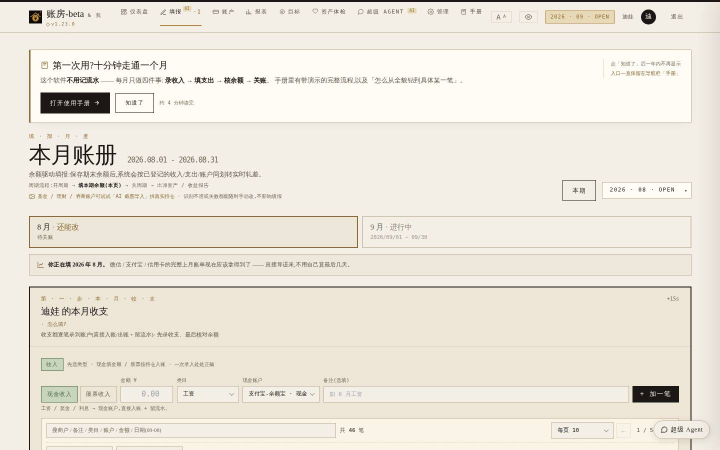
#> input picture scripts/e2e/shots/20-period-rhythm-3.jpg, 1440 x 900 px, given in place of 20-period-rhythm-3.raw.jpg, which was not available (shown at 1/2 size)
$ python frame-shots.py e2e/shots/20-period-rhythm-3.jpg
#> lines starting #> are read from the running program, lines starting #| are printed output that depends on the picture; pictures that were not available may be replaced by others from this repository, and a replacement may not be noted
#!/usr/bin/env python3
"""
frame-shots.py · 给发版截图套外框(规范:所有对外截图必须有外框,裸截图不行)

  python3 scripts/frame-shots.py /tmp/release-shots/v1.6.0

- mobile_*.jpg → iPhone 黑框(圆角机身 + 底部 home indicator),统一输出 584×1228
- pc_*.jpg     → 浏览器窗口框(三点 + 地址栏胶囊),宽度按内容自适应(局部裁剪图比例各异)
- 原图保留为 *.raw.jpg,套框结果覆盖原名 → 上传流程不用改

依赖 Pillow。见 memory feedback_screenshot_frames。
"""
import sys, pathlib
from PIL import Image, ImageDraw

MOBILE_W, MOBILE_H = 584, 1228          # 与 docs/screenshots/fs_m_*.jpg 对齐
BEZEL = 16                               # 机身黑边
BODY_R = 46                              # 机身圆角
SCREEN_R = 30                            # 屏幕圆角

PC_BAR = 34                              # 浏览器顶栏高
PC_BORDER = 1


def rounded_mask(size, radius):
    m = Image.new('L', size, 0)
    ImageDraw.Draw(m).rounded_rectangle([0, 0, size[0] - 1, size[1] - 1], radius=radius, fill=255)
    return m


def frame_mobile(src: pathlib.Path, dst: pathlib.Path):
    img = Image.open(src).convert('RGB')
    inner_w, inner_h = MOBILE_W - 2 * BEZEL, MOBILE_H - 2 * BEZEL
    # 等比缩放到内屏宽,超高则从顶部裁(首屏优先)
    scale = inner_w / img.width
    img = img.resize((inner_w, max(1, round(img.height * scale))), Image.LANCZOS)
    if img.height > inner_h:
        img = img.crop((0, 0, inner_w, inner_h))
    elif img.height < inner_h:
        pad = Image.new('RGB', (inner_w, inner_h), (255, 252, 245))
        pad.paste(img, (0, 0))
        img = pad
    img.putalpha(rounded_mask(img.size, SCREEN_R))

    body = Image.new('RGB', (MOBILE_W, MOBILE_H), (255, 255, 255))
    shell = Image.new('RGB', (MOBILE_W, MOBILE_H), (29, 29, 31))
    shell.putalpha(rounded_mask(shell.size, BODY_R))
    body.paste(shell, (0, 0), shell)
    body.paste(img, (BEZEL, BEZEL), img)
    d = ImageDraw.Draw(body)
    # home indicator
    hx, hy = MOBILE_W // 2, MOBILE_H - BEZEL // 2 - 3
    d.rounded_rectangle([hx - 52, hy - 2, hx + 52, hy + 2], radius=2, fill=(105, 105, 110))
    body.save(dst, quality=88, optimize=True)
    return body.size


def frame_pc(src: pathlib.Path, dst: pathlib.Path):
    img = Image.open(src).convert('RGB')
#> img is the input picture: PIL image 1440x900 RGB; mean R, G, B 236.1, 230.6, 219.7
    w, h = img.size
#> w = 1440; h = 900
    W, H = w + 2 * PC_BORDER, h + PC_BAR + PC_BORDER
#> W = 1442; H = 935
    out = Image.new('RGB', (W, H), (232, 228, 220))
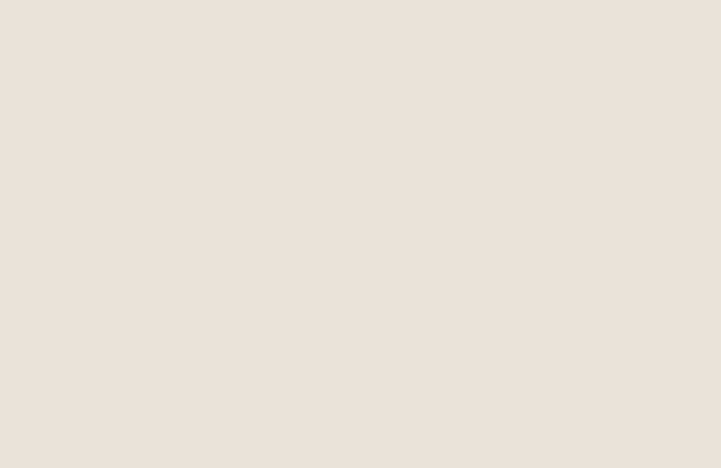
#> out: PIL image 1442x935 RGB (shown at 1/2 size); mean R, G, B 232, 228, 220
    d = ImageDraw.Draw(out)
    d.rectangle([0, 0, W - 1, PC_BAR - 1], fill=(238, 234, 226))
    d.line([0, PC_BAR - 1, W - 1, PC_BAR - 1], fill=(198, 190, 176))
    for i, c in enumerate([(237, 106, 94), (245, 191, 79), (97, 197, 84)]):
        cx = 18 + i * 20
        d.ellipse([cx - 6, PC_BAR // 2 - 6, cx + 6, PC_BAR // 2 + 6], fill=c)
    # 地址栏胶囊
    bx0, bx1 = 92, min(W - 24, 92 + int(W * 0.42))
#> bx0 = 92; bx1 = 697
    d.rounded_rectangle([bx0, 7, bx1, PC_BAR - 8], radius=9, fill=(252, 250, 245), outline=(206, 198, 184))
    d.text((bx0 + 12, PC_BAR // 2 - 6), 'dixi-token.top', fill=(122, 112, 96))
    d.rectangle([0, 0, W - 1, H - 1], outline=(198, 190, 176))
    out.paste(img, (PC_BORDER, PC_BAR))
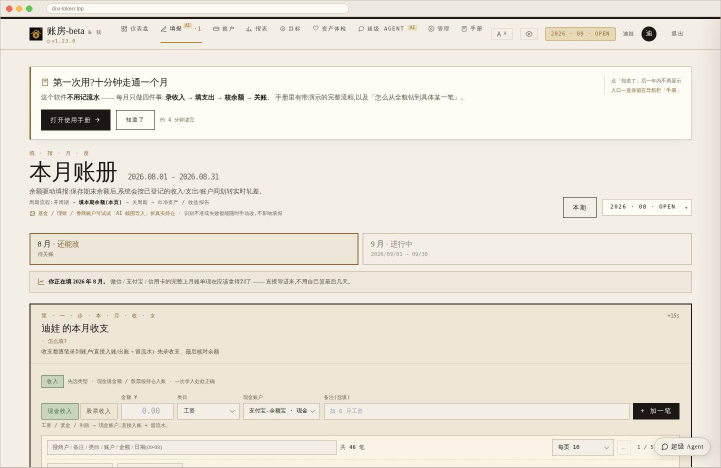
#> out: PIL image 1442x935 RGB (shown at 1/2 size); mean R, G, B 236, 230.6, 219.7
    out.save(dst, quality=86, optimize=True)
    return out.size


def main():
    if len(sys.argv) < 2:
        print(__doc__)
        sys.exit(1)
    d = pathlib.Path(sys.argv[1])
    for f in sorted(d.glob('*.jpg')):
        if f.name.endswith('.raw.jpg'):
            continue
        raw = f.with_suffix('.raw.jpg')
        if not raw.exists():
            f.replace(raw)
        size = frame_mobile(raw, f) if f.name.startswith('mobile_') else frame_pc(raw, f)
#> size = (1442, 935)
        print(f'framed {f.name}  {size[0]}x{size[1]}  {round(f.stat().st_size/1024)}KB')
#| framed 20-period-rhythm-3.jpg  1442x935  89KB


if __name__ == '__main__':
    main()

$ run again, on scripts/e2e/shots/20-period-rhythm-4.jpg
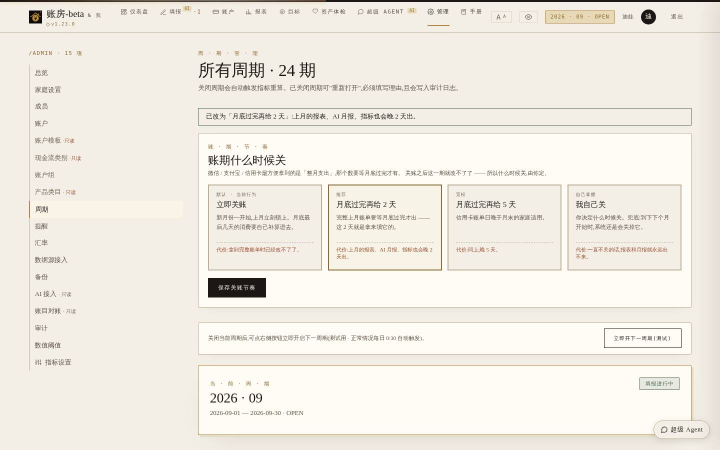
#> input picture scripts/e2e/shots/20-period-rhythm-4.jpg, 1440 x 900 px, given in place of 20-period-rhythm-4.raw.jpg, which was not available (shown at 1/2 size)
#> in frame_pc, img is the input picture: PIL image 1440x900 RGB; mean R, G, B 240.4, 235.8, 227.2
#> in frame_pc, `out.paste(img, (PC_BORDER, PC_BAR))`:
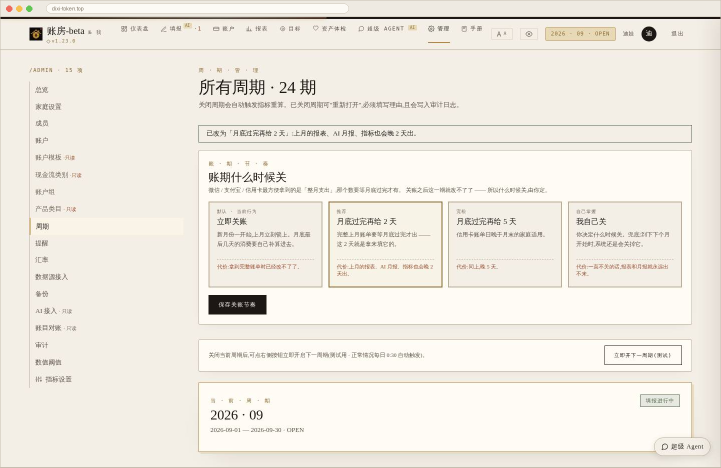
#> out: PIL image 1442x935 RGB (shown at 1/2 size); mean R, G, B 240.2, 235.5, 226.9
#| framed 20-period-rhythm-4.jpg  1442x935  86KB

$ run again, on scripts/e2e/shots/21-dual-period-metrics-1.jpg
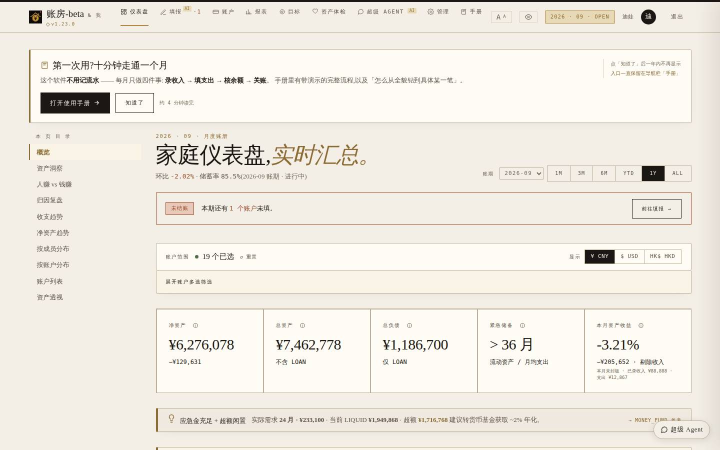
#> input picture scripts/e2e/shots/21-dual-period-metrics-1.jpg, 1440 x 900 px, given in place of 21-dual-period-metrics-1.raw.jpg, which was not available (shown at 1/2 size)
#> in frame_pc, img is the input picture: PIL image 1440x900 RGB; mean R, G, B 239.7, 234.9, 226.4
#> in frame_pc, `out.paste(img, (PC_BORDER, PC_BAR))`:
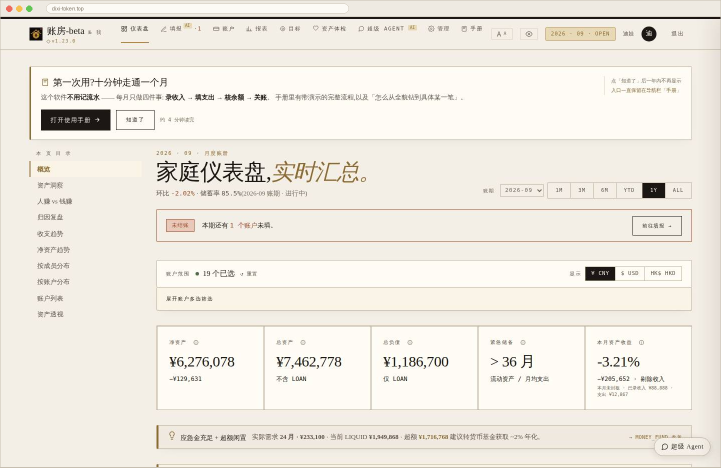
#> out: PIL image 1442x935 RGB (shown at 1/2 size); mean R, G, B 239.5, 234.7, 226.2
#| framed 21-dual-period-metrics-1.jpg  1442x935  90KB
